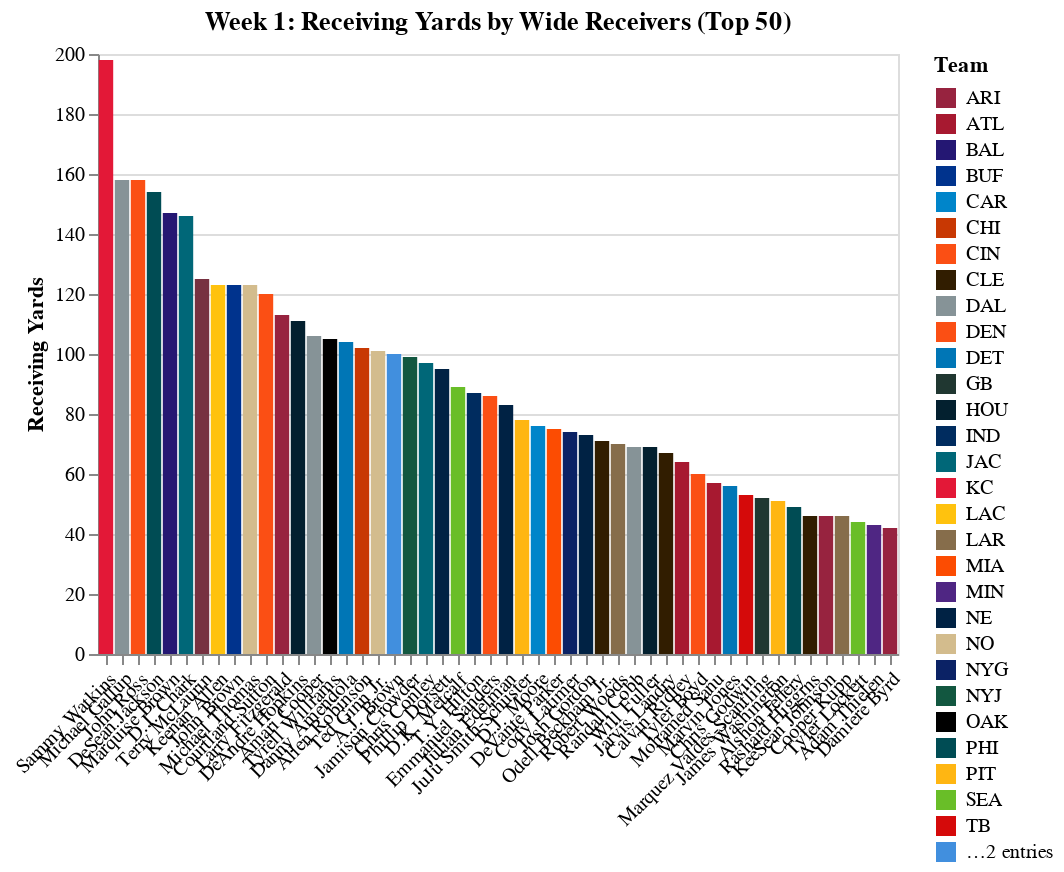

Notebook code for this chart:
### Code cell
chart

### Figure 1 — Vega-Lite specification as saved in the notebook (floating-point values rounded to 4 significant figures)
{"$schema": "https://vega.github.io/schema/vega-lite/v3.4.0.json", "config": {"background": "white", "mark": {"tooltip": null}, "view": {"height": 300, "width": 400}}, "data": {"name": "data-638e6839fe70f133d76c32b9257e0b53"}, "datasets": {"data-638e6839fe70f133d76c32b9257e0b53": [{"Player": "Sammy Watkins", "ReceivingYards": 198, "Team": "KC"}, {"Player": "Michael Gallup", "ReceivingYards": 158, "Team": "DAL"}, {"Player": "John Ross", "ReceivingYards": 158, "Team": "CIN"}, {"Player": "DeSean Jackson", "ReceivingYards": 154, "Team": "PHI"}, {"Player": "Marquise Brown", "ReceivingYards": 147, "Team": "BAL"}, {"Player": "D.J. Chark", "ReceivingYards": 146, "Team": "JAC"}, {"Player": "Terry McLaurin", "ReceivingYards": 125, "Team": "WAS"}, {"Player": "Keenan Allen", "ReceivingYards": 123, "Team": "LAC"}, {"Player": "John Brown", "ReceivingYards": 123, "Team": "BUF"}, {"Player": "Michael Thomas", "ReceivingYards": 123, "Team": "NO"}, {"Player": "Courtland Sutton", "ReceivingYards": 120, "Team": "DEN"}, {"Player": "Larry Fitzgerald", "ReceivingYards": 113, "Team": "ARI"}, {"Player": "DeAndre Hopkins", "ReceivingYards": 111, "Team": "HOU"}, {"Player": "Amari Cooper", "ReceivingYards": 106, "Team": "DAL"}, {"Player": "Tyrell Williams", "ReceivingYards": 105, "Team": "OAK"}, {"Player": "Danny Amendola", "ReceivingYards": 104, "Team": "DET"}, {"Player": "Allen Robinson", "ReceivingYards": 102, "Team": "CHI"}, {"Player": "Ted Ginn Jr.", "ReceivingYards": 101, "Team": "NO"}, {"Player": "A.J. Brown", "ReceivingYards": 100, "Team": "TEN"}, {"Player": "Jamison Crowder", "ReceivingYards": 99, "Team": "NYJ"}, {"Player": "Chris Conley", "ReceivingYards": 97, "Team": "JAC"}, {"Player": "Phillip Dorsett", "ReceivingYards": 95, "Team": "NE"}, {"Player": "D.K. Metcalf", "ReceivingYards": 89, "Team": "SEA"}, {"Player": "T.Y. Hilton", "ReceivingYards": 87, "Team": "IND"}, {"Player": "Emmanuel Sanders", "ReceivingYards": 86, "Team": "DEN"}, {"Player": "Julian Edelman", "ReceivingYards": 83, "Team": "NE"}, {"Player": "JuJu Smith-Schuster", "ReceivingYards": 78, "Team": "PIT"}, {"Player": "D.J. Moore", "ReceivingYards": 76, "Team": "CAR"}, {"Player": "DeVante Parker", "ReceivingYards": 75, "Team": "MIA"}, {"Player": "Cody Latimer", "ReceivingYards": 74, "Team": "NYG"}, {"Player": "Josh Gordon", "ReceivingYards": 73, "Team": "NE"}, {"Player": "Odell Beckham Jr.", "ReceivingYards": 71, "Team": "CLE"}, {"Player": "Robert Woods", "ReceivingYards": 70, "Team": "LAR"}, {"Player": "Randall Cobb", "ReceivingYards": 69, "Team": "DAL"}, {"Player": "Will Fuller", "ReceivingYards": 69, "Team": "HOU"}, {"Player": "Jarvis Landry", "ReceivingYards": 67, "Team": "CLE"}, {"Player": "Calvin Ridley", "ReceivingYards": 64, "Team": "ATL"}, {"Player": "Tyler Boyd", "ReceivingYards": 60, "Team": "CIN"}, {"Player": "Mohamed Sanu", "ReceivingYards": 57, "Team": "ATL"}, {"Player": "Marvin Jones", "ReceivingYards": 56, "Team": "DET"}, {"Player": "Chris Godwin", "ReceivingYards": 53, "Team": "TB"}, {"Player": "Marquez Valdes-Scantling", "ReceivingYards": 52, "Team": "GB"}, {"Player": "James Washington", "ReceivingYards": 51, "Team": "PIT"}, {"Player": "Alshon Jeffery", "ReceivingYards": 49, "Team": "PHI"}, {"Player": "Rashard Higgins", "ReceivingYards": 46, "Team": "CLE"}, {"Player": "KeeSean Johnson", "ReceivingYards": 46, "Team": "ARI"}, {"Player": "Cooper Kupp", "ReceivingYards": 46, "Team": "LAR"}, {"Player": "Tyler Lockett", "ReceivingYards": 44, "Team": "SEA"}, {"Player": "Adam Thielen", "ReceivingYards": 43, "Team": "MIN"}, {"Player": "Damiere Byrd", "ReceivingYards": 42, "Team": "ARI"}]}, "encoding": {"color": {"field": "Team", "scale": {"domain": ["ARI", "ATL", "BAL", "BUF", "CAR", "CHI", "CIN", "CLE", "DAL", "DEN", "DET", "GB", "HOU", "IND", "JAC", "KC", "LAC", "LAR", "MIA", "MIN", "NE", "NO", "NYG", "NYJ", "OAK", "PHI", "PIT", "SEA", "TB", "TEN", "WAS"], "range": ["#97233F", "#A71930", "#241773", "#00338D", "#0085CA", "#C83803", "#FB4F14", "#311D00", "#869397", "#FB4F14", "#0076B6", "#203731", "#03202F", "#002C5F", "#006778", "#E31837", "#FFC20E", "#866D4B", "#FC4C02", "#4F2683", "#002244", "#D3BC8D", "#0B2265", "#125740", "#000000", "#004C54", "#FFB612", "#69BE28", "#D50A0A", "#418FDE", "#773141"]}, "type": "nominal"}, "x": {"axis": {"labelAngle": -45, "title": ""}, "field": "Player", "sort": {"field": "ReceivingYards", "op": "sum", "order": "descending"}, "type": "nominal"}, "y": {"axis": {"title": "Receiving Yards"}, "field": "ReceivingYards", "type": "quantitative"}}, "mark": "bar", "title": "Week 1: Receiving Yards by Wide Receivers (Top 50)"}
